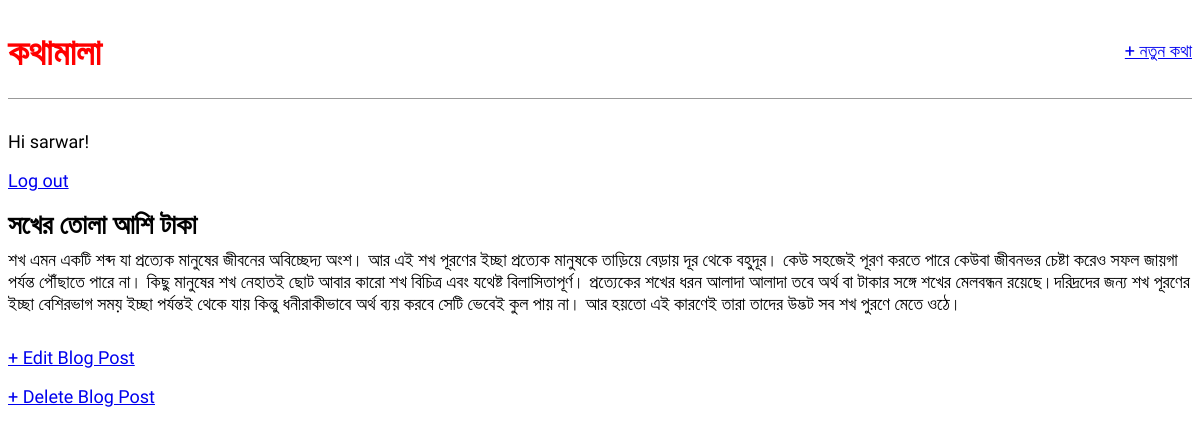
The app's page /post/1/ (signed in) with its own data.
### blog/models.py (models this page shows, shortened)
class Post(models.Model):
    title = models.CharField(max_length=200)
    author = models.ForeignKey(
        'auth.User',
        on_delete = models.CASCADE,
    )
    body =models.TextField()

### blog/views.py (the view)
# urls.py: path('post/<int:pk>/', BlogDetailView.as_view(), name='post_detail'),
class BlogDetailView(DetailView):
    model = Post
    template_name = 'post_detail.html'

### templates/post_detail.html
{% extends 'base.html' %}
{% block content %}
<div class="post-entry">
<h2>{{post.title}}</h2>
<p>{{post.body}}</p>
</div>
<p><a href="{% url 'post_edit' post.pk %}">+ Edit Blog Post</a></p>
<p><a href="{% url 'post_delete' post.pk %}">+ Delete Blog Post</a></p>
{% endblock content %}

### templates/base.html (shortened to what this page needs)
{% load static %}
<html>
<head>
    <link rel="stylesheet" href="{% static 'css/base.css' %}">
</head>
<body>
    <div>
        <header>
            <div class="nav-left">
                <h1><a href="{% url 'home' %}">কথামালা</a></h1>
            </div>
            <div class="nav-right">
                <a href="{% url 'post_new' %}">+ নতুন কথা</a>
            </div>
        </header>
        {% if user.is_authenticated %}
        <p>Hi {{ user.username }}!</p>
        <p><a href="{% url 'logout' %}">Log out</a></p>
        {% else %}
        <p>You are not logged in.</p>
        <a href="{% url 'login' %}">Log In</a>
        {% endif %}
        {% block content %}
        {% endblock content %}
    </div>
</body>
</html>

### static/css/base.css (style rules this page uses)
body { font-family: 'Atma', cursive; font-size: 18px; }
header { border-bottom: 1px solid #999; margin-bottom: 2rem; display: flex; }
header h1 a { color: red; text-decoration: none; }
.nav-left { margin-right: auto; }
.nav-right { display: flex; padding-top: 2rem; }
.post-entry { margin-bottom: 2rem; }
.post-entry h2 { margin: 0.5rem 0; }
.post-entry p { margin: 0; font-weight: 400; }

### records on screen
Post: title "সখের তোলা আশি টাকা", body "শখ এমন একটি শব্দ যা প্রত্যেক মানুষের জীবনের অবিচ্ছেদ্য অংশ। আর এই শখ পূরণের ইচ্ছা প্রত্যেক মানুষকে তাড়িয়ে বেড়ায় দূর থেকে বহুদূর। কেউ সহজেই পূরণ করতে পারে কেউবা জীবনভর চেষ্টা করেও সফল জায়গা পর্যন্ত পৌঁছাতে পারে না। কিছু মানুষের শখ নেহাতই ছোট আবার কারো শখ বিচিত্র এবং যথেষ্ট বিলাসিতাপূর্ণ। প্রত্যেকের শখের ধরন আলাদা আলাদা তবে অর্থ বা টাকার সঙ্গে শখের মেলবন্ধন রয়েছে।দরিদ্রদের জন্য শখ পূরণের ইচ্ছা বেশিরভাগ সময় ইচ্ছা পর্যন্তই থেকে যায় কিন্তু ধনীরাকীভাবে অর্থ ব্যয় করবে সেটি ভেবেই কুল পায় না। আর হয়তো এই কারণেই তারা তাদের উদ্ভট সব শখ পুরণে মেতে ওঠে।"

### other values on screen
{{ user.username }} "sarwar"
